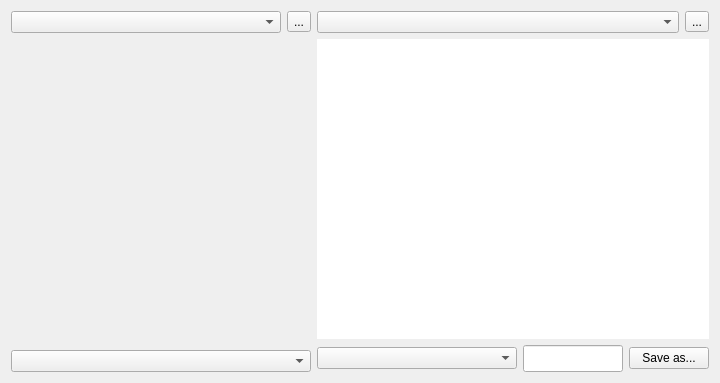
          <widget class="QWidget" name="tabEndmembers">
           <attribute name="title">
            <string>Endmembers</string>
           </attribute>
           <layout class="QHBoxLayout" name="horizontalLayout_11">
            <item>
             <layout class="QVBoxLayout" name="verticalLayout_3">
              <item>
               <layout class="QHBoxLayout" name="horizontalLayout_6">
                <item>
                 <widget class="QComboBox" name="comboBoxEndmembers">
                  <property name="statusTip">
                   <string>Endmember files loaded</string>
                  </property>
                 </widget>
                </item>
                <item>
                 <widget class="QToolButton" name="toolButtonLoadEndmembers">
                  <property name="text">
                   <string>...</string>
                  </property>
                 </widget>
                </item>
               </layout>
              </item>
              <item>
               <widget class="QCustomPlot" name="endmemberPlot" native="true">
                <property name="sizePolicy">
                 <sizepolicy hsizetype="Expanding" vsizetype="Expanding">
                  <horstretch>0</horstretch>
                  <verstretch>0</verstretch>
                 </sizepolicy>
                </property>
                <property name="minimumSize">
                 <size>
                  <width>300</width>
                  <height>300</height>
                 </size>
                </property>
               </widget>
              </item>
              <item>
               <widget class="QComboBox" name="comboBoxEnd">
                <property name="minimumSize">
                 <size>
                  <width>300</width>
                  <height>0</height>
                 </size>
                </property>
               </widget>
              </item>
             </layout>
            </item>
            <item>
             <layout class="QVBoxLayout" name="verticalLayout_4">
              <item>
               <layout class="QHBoxLayout" name="horizontalLayout_14">
                <item>
                 <widget class="QComboBox" name="comboBoxAbundances">
                  <property name="statusTip">
                   <string>Abundance maps loaded</string>
                  </property>
                 </widget>
                </item>
                <item>
                 <widget class="QToolButton" name="toolButtonLoadAbundances">
                  <property name="text">
                   <string>...</string>
                  </property>
                 </widget>
                </item>
               </layout>
              </item>
              <item>
               <widget class="QGraphicsView" name="graphicsViewAbundances">
                <property name="minimumSize">
                 <size>
                  <width>300</width>
                  <height>300</height>
                 </size>
                </property>
                <property name="frameShape">
                 <enum>QFrame::NoFrame</enum>
                </property>
                <property name="frameShadow">
                 <enum>QFrame::Plain</enum>
                </property>
               </widget>
              </item>
              <item>
               <layout class="QHBoxLayout" name="horizontalLayout_5">
                <item>
                 <widget class="QComboBox" name="comboBoxAbun">
                  <property name="minimumSize">
                   <size>
                    <width>200</width>
                    <height>0</height>
                   </size>
                  </property>
                 </widget>
                </item>
                <item>
                 <widget class="QLineEdit" name="lineEditPercentAbun">
                  <property name="minimumSize">
                   <size>
                    <width>100</width>
                    <height>27</height>
                   </size>
                  </property>
                  <property name="maximumSize">
                   <size>
                    <width>100</width>
                    <height>27</height>
                   </size>
                  </property>
                  <property name="readOnly">
                   <bool>true</bool>
                  </property>
                 </widget>
                </item>
                <item>
                 <widget class="QPushButton" name="saveAbundancesButton">
                  <property name="sizePolicy">
                   <sizepolicy hsizetype="Fixed" vsizetype="Fixed">
                    <horstretch>0</horstretch>
                    <verstretch>0</verstretch>
                   </sizepolicy>
                  </property>
                  <property name="text">
                   <string>Save as...</string>
                  </property>
                 </widget>
                </item>
               </layout>
              </item>
             </layout>
            </item>
           </layout>
          </widget>
